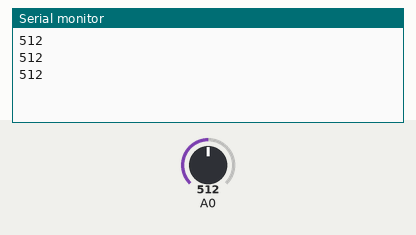
This sketch was run on a simulated Arduino Uno, built with avr-gcc and run on an emulated ATmega328P. Parts: the last lines printed to the serial monitor. Inputs (shaded band) come from the test bench; at power-on: A0 = 512.

Above: at 1.2 s.
1.3 s: A0 set to 716
At 1.86 s:
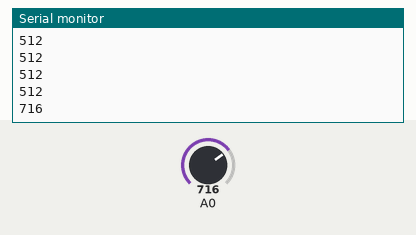
2.8 s: A0 set to 900
At 3.06 s:
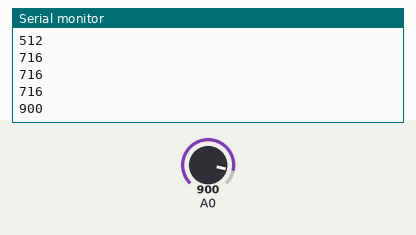
Timing chart, 0 to 5.8 s (numbered marks = the images above; inputs shaded):
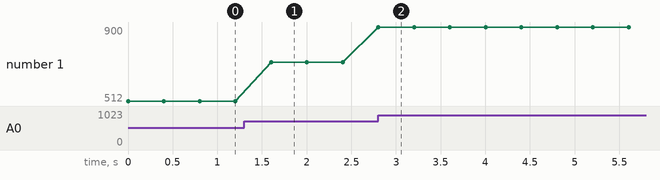

The sketch:

5.AnalogRead.ino
```cpp
void setup() {
Serial.begin(9600);
}
void loop() {
int values=analogRead(A0);
Serial.println(values);
delay(400);
}
```

Measured:
- after the input at 1.3 s, the serial monitor: prints a new line after 0.30 s (image 1)
- after the input at 2.8 s, the serial monitor: prints a new line at once (image 2)
- plotted number 1: 512 → 716 after the input at 1.3 s, 716 → 900 after the input at 2.8 s
